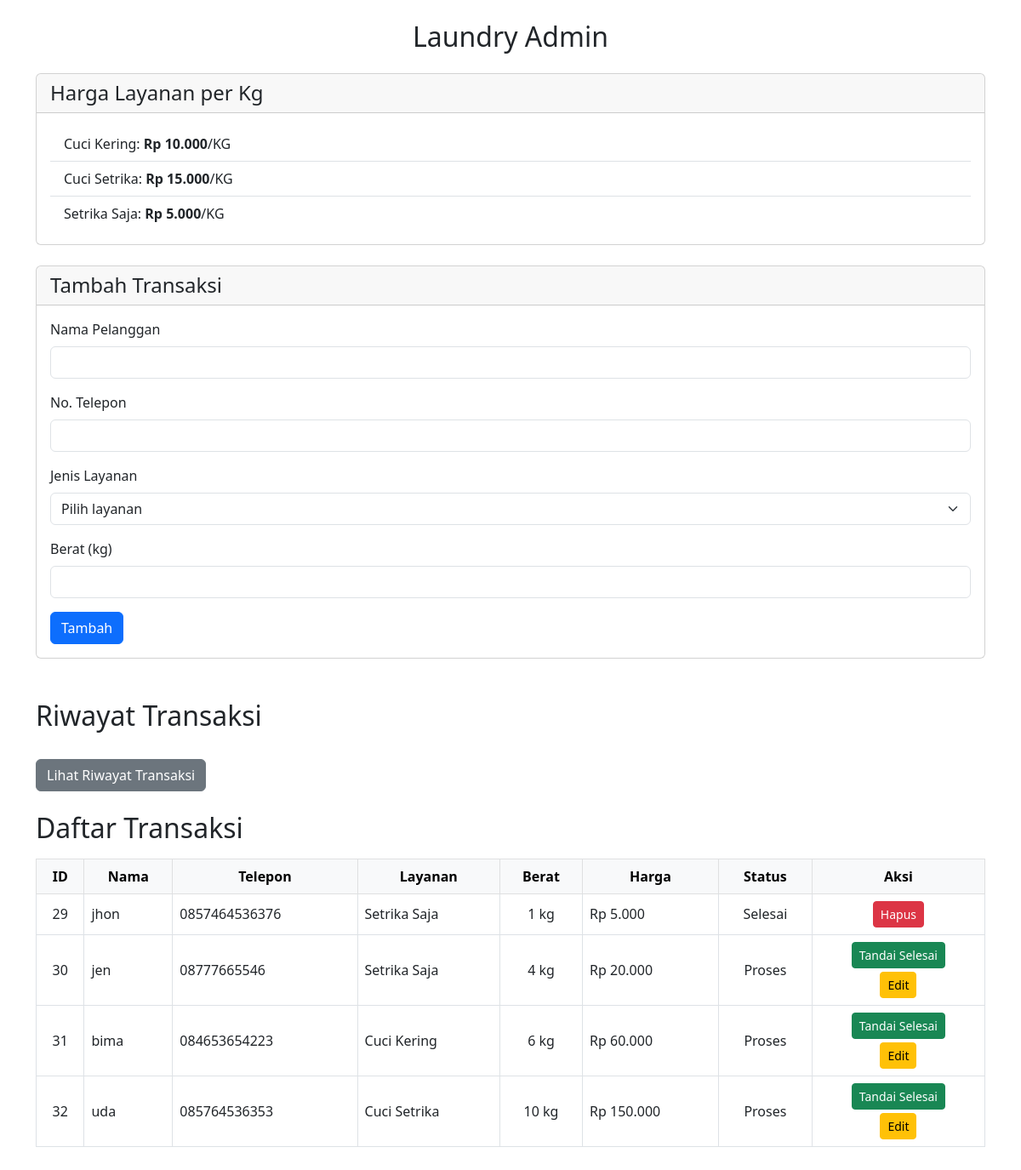
The page /laundry/index.php on the database its author committed.
### tables this page shows
CREATE TABLE `transaksi` (
  `id` int(11) NOT NULL,
  `nama_pelanggan` varchar(100) DEFAULT NULL,
  `no_telepon` varchar(20) DEFAULT NULL,
  `jenis_layanan` varchar(50) DEFAULT NULL,
  `berat_kg` int(11) DEFAULT NULL,
  `status` varchar(20) DEFAULT 'Proses',
  `harga_total` int(11) DEFAULT 0
);

### laundry/index.php (the view, shortened to what this page needs)
<?php include 'db.php'; ?>
<!DOCTYPE html>
<html lang="id">
<head>
    <link href="https://cdn.jsdelivr.net/npm/bootstrap@5.3.0/dist/css/bootstrap.min.css" rel="stylesheet" />
</head>
<body>
<div class="container my-4">
    <h2 class="mb-4 text-center">Laundry Admin</h2>
    <div class="card mb-4">
        <div class="card-header">
            <h4 class="mb-0">Harga Layanan per Kg</h4>
        </div>
        <div class="card-body">
            <ul class="list-group list-group-flush">
                <li class="list-group-item">Cuci Kering: <strong>Rp 10.000</strong>/KG</li>
                <li class="list-group-item">Cuci Setrika: <strong>Rp 15.000</strong>/KG</li>
                <li class="list-group-item">Setrika Saja: <strong>Rp 5.000</strong>/KG</li>
            </ul>
        </div>
    </div>
    <div class="card mb-5">
        <div class="card-header">
            <h4 class="mb-0">Tambah Transaksi</h4>
        </div>
        <div class="card-body">
            <form method="POST">
                <div class="mb-3">
                    <label for="nama_pelanggan" class="form-label">Nama Pelanggan</label>
                    <input type="text" class="form-control" id="nama_pelanggan" name="nama_pelanggan" required />
                </div>
                <div class="mb-3">
                    <label for="no_telepon" class="form-label">No. Telepon</label>
                    <input type="text" class="form-control" id="no_telepon" name="no_telepon" required />
                </div>
                <div class="mb-3">
                    <label for="jenis_layanan" class="form-label">Jenis Layanan</label>
                    <select class="form-select" id="jenis_layanan" name="jenis_layanan" required>
                        <option value="" disabled selected>Pilih layanan</option>
                    </select>
                </div>
                <div class="mb-3">
                    <label for="berat_kg" class="form-label">Berat (kg)</label>
                    <input type="number" class="form-control" id="berat_kg" name="berat_kg" min="1" required />
                </div>
                <button type="submit" name="submit" class="btn btn-primary">Tambah</button>
            </form>
        </div>
    </div>
    <?php
    $result = $conn->query("SELECT * FROM transaksi");
    ?>
    <h2 class="mb-3">Riwayat Transaksi</h2>
    <a href="riwayat.php" class="btn btn-secondary mt-3">Lihat Riwayat Transaksi</a>
    <br>
    <br>
    <h2 class="mb-3">Daftar Transaksi</h2>
    <div class="table-responsive">
    <table class="table table-bordered table-hover align-middle">
        <thead class="table-light text-center">
            <tr>
                <th>ID</th>
                <th>Nama</th>
                <th>Telepon</th>
                <th>Layanan</th>
                <th>Berat</th>
                <th>Harga</th>
                <th>Status</th>
                <th>Aksi</th>
            </tr>
        </thead>
        <tbody>
        <?php while ($row = $result->fetch_assoc()) { ?>
            <tr>
                <td class="text-center"><?= $row['id'] ?></td>
                <td><?= htmlspecialchars($row['nama_pelanggan']) ?></td>
                <td><?= htmlspecialchars($row['no_telepon']) ?></td>
                <td><?= htmlspecialchars($row['jenis_layanan']) ?></td>
                <td class="text-center"><?= $row['berat_kg'] ?> kg</td>
                <td>Rp <?= number_format($row['harga_total'], 0, ',', '.') ?></td>
                <td class="text-center"><?= htmlspecialchars($row['status']) ?></td>
                <td class="text-center">
                    <?php if ($row['status'] != 'Selesai') { ?>
                        <a href="selesai.php?id=<?= $row['id'] ?>" class="btn btn-success btn-sm mb-1">Tandai Selesai</a><br>
                        <a href="edit.php?id=<?= $row['id'] ?>" class="btn btn-warning btn-sm">Edit</a>
                    <?php } else { ?>
                        <a href="hapus.php?id=<?= $row['id'] ?>" onclick="return confirm('Hapus data ini?')" class="btn btn-danger btn-sm">Hapus</a>
                    <?php } ?>
                </td>
            </tr>
        <?php } ?>
        </tbody>
    </table>
    </div>
</div>
</body>
</html>

### rows shown on the page
transaksi: id "29", nama_pelanggan "jhon", no_telepon "0857464536376", jenis_layanan "Setrika Saja", berat_kg "1", harga_total "5.000", status "Selesai"
transaksi: id "30", nama_pelanggan "jen", no_telepon "08777665546", jenis_layanan "Setrika Saja", berat_kg "4", harga_total "20.000", status "Proses"
transaksi: id "31", nama_pelanggan "bima", no_telepon "084653654223", jenis_layanan "Cuci Kering", berat_kg "6", harga_total "60.000", status "Proses"
transaksi: id "32", nama_pelanggan "uda", no_telepon "085764536353", jenis_layanan "Cuci Setrika", berat_kg "10", harga_total "150.000", status "Proses"
